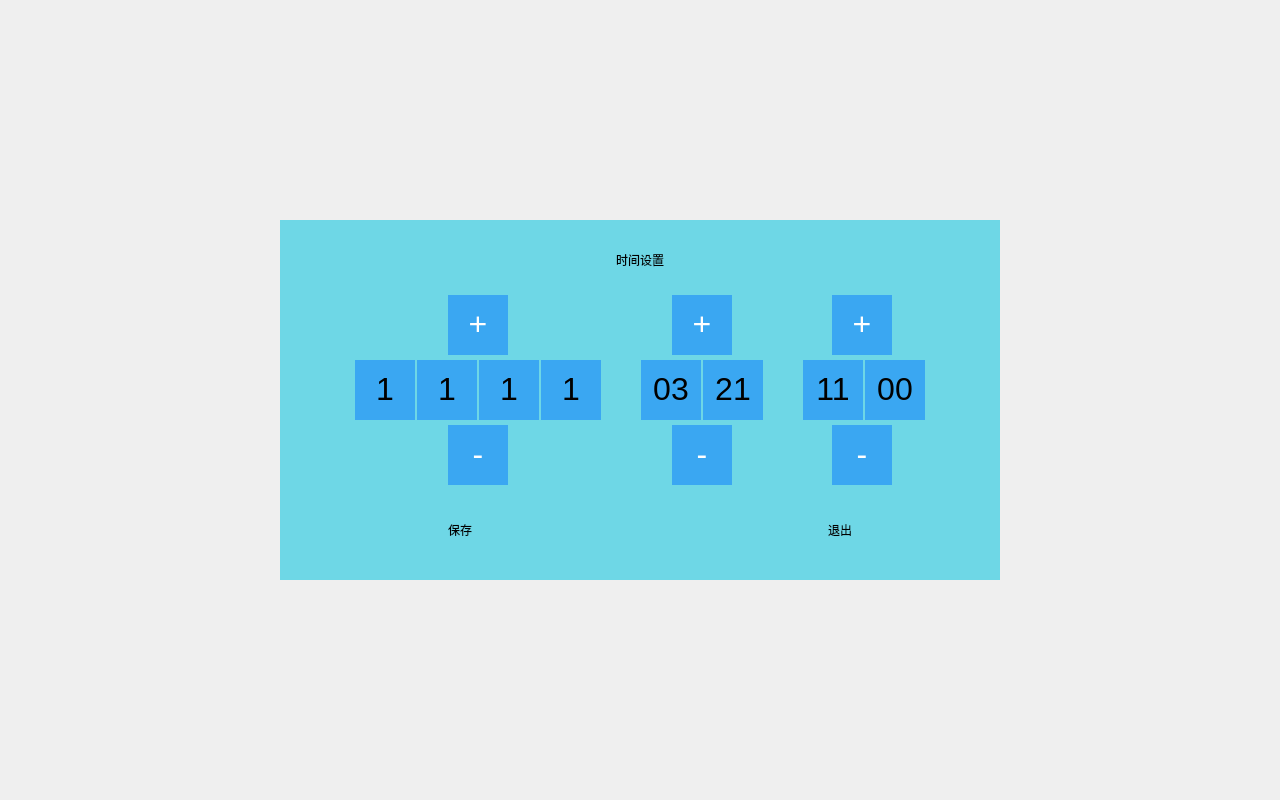
<?xml version="1.0" encoding="UTF-8"?>
<ui version="4.0">
 <class>time_setting</class>
 <widget class="QWidget" name="time_setting">
  <property name="geometry">
   <rect>
    <x>0</x>
    <y>0</y>
    <width>1280</width>
    <height>800</height>
   </rect>
  </property>
  <property name="windowTitle">
   <string>Form</string>
  </property>
  <widget class="QLabel" name="label">
   <property name="geometry">
    <rect>
     <x>0</x>
     <y>0</y>
     <width>1280</width>
     <height>800</height>
    </rect>
   </property>
   <property name="text">
    <string/>
   </property>
  </widget>
  <widget class="QLabel" name="label_backdrop">
   <property name="geometry">
    <rect>
     <x>280</x>
     <y>220</y>
     <width>720</width>
     <height>360</height>
    </rect>
   </property>
   <property name="styleSheet">
    <string notr="true">background-color: rgb(110, 215, 230);</string>
   </property>
   <property name="text">
    <string/>
   </property>
  </widget>
  <widget class="Label_return_time" name="label_return">
   <property name="geometry">
    <rect>
     <x>790</x>
     <y>500</y>
     <width>100</width>
     <height>60</height>
    </rect>
   </property>
   <property name="styleSheet">
    <string notr="true"/>
   </property>
   <property name="text">
    <string>退出</string>
   </property>
   <property name="alignment">
    <set>Qt::AlignCenter</set>
   </property>
  </widget>
  <widget class="Label_save_time" name="label_save">
   <property name="geometry">
    <rect>
     <x>410</x>
     <y>500</y>
     <width>100</width>
     <height>60</height>
    </rect>
   </property>
   <property name="styleSheet">
    <string notr="true"/>
   </property>
   <property name="text">
    <string>保存</string>
   </property>
   <property name="alignment">
    <set>Qt::AlignCenter</set>
   </property>
  </widget>
  <widget class="QLabel" name="label_num">
   <property name="geometry">
    <rect>
     <x>280</x>
     <y>240</y>
     <width>720</width>
     <height>40</height>
    </rect>
   </property>
   <property name="styleSheet">
    <string notr="true"/>
   </property>
   <property name="text">
    <string>时间设置</string>
   </property>
   <property name="alignment">
    <set>Qt::AlignCenter</set>
   </property>
  </widget>
  <widget class="Label_year1_time" name="label_year1">
   <property name="geometry">
    <rect>
     <x>355</x>
     <y>360</y>
     <width>60</width>
     <height>60</height>
    </rect>
   </property>
   <property name="styleSheet">
    <string notr="true">background-color: rgb(58, 167, 242);</string>
   </property>
   <property name="text">
    <string>&lt;html&gt;&lt;head/&gt;&lt;body&gt;&lt;p&gt;&lt;span style=&quot; font-size:24pt;&quot;&gt;1&lt;/span&gt;&lt;/p&gt;&lt;/body&gt;&lt;/html&gt;</string>
   </property>
   <property name="alignment">
    <set>Qt::AlignCenter</set>
   </property>
  </widget>
  <widget class="Label_year2_time" name="label_year2">
   <property name="geometry">
    <rect>
     <x>417</x>
     <y>360</y>
     <width>60</width>
     <height>60</height>
    </rect>
   </property>
   <property name="styleSheet">
    <string notr="true">background-color: rgb(58, 167, 242);</string>
   </property>
   <property name="text">
    <string>&lt;html&gt;&lt;head/&gt;&lt;body&gt;&lt;p&gt;&lt;span style=&quot; font-size:24pt;&quot;&gt;1&lt;/span&gt;&lt;/p&gt;&lt;/body&gt;&lt;/html&gt;</string>
   </property>
   <property name="alignment">
    <set>Qt::AlignCenter</set>
   </property>
  </widget>
  <widget class="Label_year3_time" name="label_year3">
   <property name="geometry">
    <rect>
     <x>479</x>
     <y>360</y>
     <width>60</width>
     <height>60</height>
    </rect>
   </property>
   <property name="styleSheet">
    <string notr="true">background-color: rgb(58, 167, 242);</string>
   </property>
   <property name="text">
    <string>&lt;html&gt;&lt;head/&gt;&lt;body&gt;&lt;p&gt;&lt;span style=&quot; font-size:24pt;&quot;&gt;1&lt;/span&gt;&lt;/p&gt;&lt;/body&gt;&lt;/html&gt;</string>
   </property>
   <property name="alignment">
    <set>Qt::AlignCenter</set>
   </property>
  </widget>
  <widget class="Label_year4_time" name="label_year4">
   <property name="geometry">
    <rect>
     <x>541</x>
     <y>360</y>
     <width>60</width>
     <height>60</height>
    </rect>
   </property>
   <property name="styleSheet">
    <string notr="true">background-color: rgb(58, 167, 242);</string>
   </property>
   <property name="text">
    <string>&lt;html&gt;&lt;head/&gt;&lt;body&gt;&lt;p&gt;&lt;span style=&quot; font-size:24pt;&quot;&gt;1&lt;/span&gt;&lt;/p&gt;&lt;/body&gt;&lt;/html&gt;</string>
   </property>
   <property name="alignment">
    <set>Qt::AlignCenter</set>
   </property>
  </widget>
  <widget class="Label_month_time" name="label_month">
   <property name="geometry">
    <rect>
     <x>641</x>
     <y>360</y>
     <width>60</width>
     <height>60</height>
    </rect>
   </property>
   <property name="styleSheet">
    <string notr="true">background-color: rgb(58, 167, 242);</string>
   </property>
   <property name="text">
    <string>&lt;html&gt;&lt;head/&gt;&lt;body&gt;&lt;p&gt;&lt;span style=&quot; font-size:24pt;&quot;&gt;03&lt;/span&gt;&lt;/p&gt;&lt;/body&gt;&lt;/html&gt;</string>
   </property>
   <property name="alignment">
    <set>Qt::AlignCenter</set>
   </property>
  </widget>
  <widget class="Label_day_time" name="label_day">
   <property name="geometry">
    <rect>
     <x>703</x>
     <y>360</y>
     <width>60</width>
     <height>60</height>
    </rect>
   </property>
   <property name="styleSheet">
    <string notr="true">background-color: rgb(58, 167, 242);</string>
   </property>
   <property name="text">
    <string>&lt;html&gt;&lt;head/&gt;&lt;body&gt;&lt;p&gt;&lt;span style=&quot; font-size:24pt;&quot;&gt;21&lt;/span&gt;&lt;/p&gt;&lt;/body&gt;&lt;/html&gt;</string>
   </property>
   <property name="alignment">
    <set>Qt::AlignCenter</set>
   </property>
  </widget>
  <widget class="Label_hour_time" name="label_hour">
   <property name="geometry">
    <rect>
     <x>803</x>
     <y>360</y>
     <width>60</width>
     <height>60</height>
    </rect>
   </property>
   <property name="styleSheet">
    <string notr="true">background-color: rgb(58, 167, 242);</string>
   </property>
   <property name="text">
    <string>&lt;html&gt;&lt;head/&gt;&lt;body&gt;&lt;p&gt;&lt;span style=&quot; font-size:24pt;&quot;&gt;11&lt;/span&gt;&lt;/p&gt;&lt;/body&gt;&lt;/html&gt;</string>
   </property>
   <property name="alignment">
    <set>Qt::AlignCenter</set>
   </property>
  </widget>
  <widget class="Label_minute_time" name="label_minute">
   <property name="geometry">
    <rect>
     <x>865</x>
     <y>360</y>
     <width>60</width>
     <height>60</height>
    </rect>
   </property>
   <property name="styleSheet">
    <string notr="true">background-color: rgb(58, 167, 242);</string>
   </property>
   <property name="text">
    <string>&lt;html&gt;&lt;head/&gt;&lt;body&gt;&lt;p&gt;&lt;span style=&quot; font-size:24pt;&quot;&gt;00&lt;/span&gt;&lt;/p&gt;&lt;/body&gt;&lt;/html&gt;</string>
   </property>
   <property name="alignment">
    <set>Qt::AlignCenter</set>
   </property>
  </widget>
  <widget class="Label_up1_time" name="label_up1">
   <property name="geometry">
    <rect>
     <x>448</x>
     <y>295</y>
     <width>60</width>
     <height>60</height>
    </rect>
   </property>
   <property name="styleSheet">
    <string notr="true">background-color: rgb(58, 167, 242);</string>
   </property>
   <property name="text">
    <string>&lt;html&gt;&lt;head/&gt;&lt;body&gt;&lt;p&gt;&lt;span style=&quot; font-size:24pt; color:#ffffff;&quot;&gt;+&lt;/span&gt;&lt;/p&gt;&lt;/body&gt;&lt;/html&gt;</string>
   </property>
   <property name="alignment">
    <set>Qt::AlignCenter</set>
   </property>
  </widget>
  <widget class="Label_up2_time" name="label_up2">
   <property name="geometry">
    <rect>
     <x>672</x>
     <y>295</y>
     <width>60</width>
     <height>60</height>
    </rect>
   </property>
   <property name="styleSheet">
    <string notr="true">background-color: rgb(58, 167, 242);</string>
   </property>
   <property name="text">
    <string>&lt;html&gt;&lt;head/&gt;&lt;body&gt;&lt;p&gt;&lt;span style=&quot; font-size:24pt; color:#ffffff;&quot;&gt;+&lt;/span&gt;&lt;/p&gt;&lt;/body&gt;&lt;/html&gt;</string>
   </property>
   <property name="alignment">
    <set>Qt::AlignCenter</set>
   </property>
  </widget>
  <widget class="Label_up3_time" name="label_up3">
   <property name="geometry">
    <rect>
     <x>832</x>
     <y>295</y>
     <width>60</width>
     <height>60</height>
    </rect>
   </property>
   <property name="styleSheet">
    <string notr="true">background-color: rgb(58, 167, 242);</string>
   </property>
   <property name="text">
    <string>&lt;html&gt;&lt;head/&gt;&lt;body&gt;&lt;p&gt;&lt;span style=&quot; font-size:24pt; color:#ffffff;&quot;&gt;+&lt;/span&gt;&lt;/p&gt;&lt;/body&gt;&lt;/html&gt;</string>
   </property>
   <property name="alignment">
    <set>Qt::AlignCenter</set>
   </property>
  </widget>
  <widget class="Label_down1_time" name="label_down1">
   <property name="geometry">
    <rect>
     <x>448</x>
     <y>425</y>
     <width>60</width>
     <height>60</height>
    </rect>
   </property>
   <property name="styleSheet">
    <string notr="true">background-color: rgb(58, 167, 242);</string>
   </property>
   <property name="text">
    <string>&lt;html&gt;&lt;head/&gt;&lt;body&gt;&lt;p&gt;&lt;span style=&quot; font-size:24pt; color:#ffffff;&quot;&gt;-&lt;/span&gt;&lt;/p&gt;&lt;/body&gt;&lt;/html&gt;</string>
   </property>
   <property name="alignment">
    <set>Qt::AlignCenter</set>
   </property>
  </widget>
  <widget class="Label_down2_time" name="label_down2">
   <property name="geometry">
    <rect>
     <x>672</x>
     <y>425</y>
     <width>60</width>
     <height>60</height>
    </rect>
   </property>
   <property name="styleSheet">
    <string notr="true">background-color: rgb(58, 167, 242);</string>
   </property>
   <property name="text">
    <string>&lt;html&gt;&lt;head/&gt;&lt;body&gt;&lt;p&gt;&lt;span style=&quot; font-size:24pt; color:#ffffff;&quot;&gt;-&lt;/span&gt;&lt;/p&gt;&lt;/body&gt;&lt;/html&gt;</string>
   </property>
   <property name="alignment">
    <set>Qt::AlignCenter</set>
   </property>
  </widget>
  <widget class="Label_down3_time" name="label_down3">
   <property name="geometry">
    <rect>
     <x>832</x>
     <y>425</y>
     <width>60</width>
     <height>60</height>
    </rect>
   </property>
   <property name="styleSheet">
    <string notr="true">background-color: rgb(58, 167, 242);</string>
   </property>
   <property name="text">
    <string>&lt;html&gt;&lt;head/&gt;&lt;body&gt;&lt;p&gt;&lt;span style=&quot; font-size:24pt; color:#ffffff;&quot;&gt;-&lt;/span&gt;&lt;/p&gt;&lt;/body&gt;&lt;/html&gt;</string>
   </property>
   <property name="alignment">
    <set>Qt::AlignCenter</set>
   </property>
  </widget>
 </widget>
 <customwidgets>
  <customwidget>
   <class>Label_return_time</class>
   <extends>QLabel</extends>
   <header>time_setting.h</header>
  </customwidget>
  <customwidget>
   <class>Label_save_time</class>
   <extends>QLabel</extends>
   <header>time_setting.h</header>
  </customwidget>
  <customwidget>
   <class>Label_year1_time</class>
   <extends>QLabel</extends>
   <header>time_setting.h</header>
  </customwidget>
  <customwidget>
   <class>Label_year2_time</class>
   <extends>QLabel</extends>
   <header>time_setting.h</header>
  </customwidget>
  <customwidget>
   <class>Label_year3_time</class>
   <extends>QLabel</extends>
   <header>time_setting.h</header>
  </customwidget>
  <customwidget>
   <class>Label_year4_time</class>
   <extends>QLabel</extends>
   <header>time_setting.h</header>
  </customwidget>
  <customwidget>
   <class>Label_month_time</class>
   <extends>QLabel</extends>
   <header>time_setting.h</header>
  </customwidget>
  <customwidget>
   <class>Label_day_time</class>
   <extends>QLabel</extends>
   <header>time_setting.h</header>
  </customwidget>
  <customwidget>
   <class>Label_hour_time</class>
   <extends>QLabel</extends>
   <header>time_setting.h</header>
  </customwidget>
  <customwidget>
   <class>Label_minute_time</class>
   <extends>QLabel</extends>
   <header>time_setting.h</header>
  </customwidget>
  <customwidget>
   <class>Label_up1_time</class>
   <extends>QLabel</extends>
   <header>time_setting.h</header>
  </customwidget>
  <customwidget>
   <class>Label_up2_time</class>
   <extends>QLabel</extends>
   <header>time_setting.h</header>
  </customwidget>
  <customwidget>
   <class>Label_up3_time</class>
   <extends>QLabel</extends>
   <header>time_setting.h</header>
  </customwidget>
  <customwidget>
   <class>Label_down1_time</class>
   <extends>QLabel</extends>
   <header>time_setting.h</header>
  </customwidget>
  <customwidget>
   <class>Label_down2_time</class>
   <extends>QLabel</extends>
   <header>time_setting.h</header>
  </customwidget>
  <customwidget>
   <class>Label_down3_time</class>
   <extends>QLabel</extends>
   <header>time_setting.h</header>
  </customwidget>
 </customwidgets>
 <resources/>
 <connections/>
</ui>
